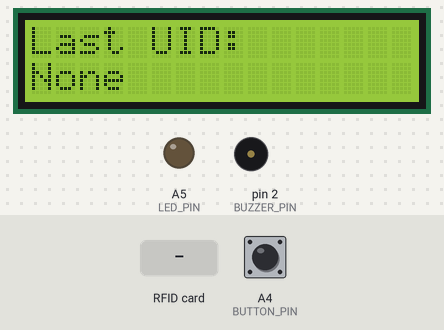
A sketch run on a simulated Arduino Uno, built with avr-gcc and run on an emulated ATmega328P. On the bench: 16×2 character LCD, output pins drawn as LEDs (lit = HIGH), buzzer (waves = sounding). The inputs (shaded band) are chosen by the test bench; at power-on: A4 (BUTTON_PIN) HIGH. Pins used as bus, display or sensor lines are not drawn; what the sketch prints to the serial monitor is not drawn.

Above: at 1.3 s.
1.4 s: RFID card 5E 7A 19 C4 held to the reader
At 3.1 s:
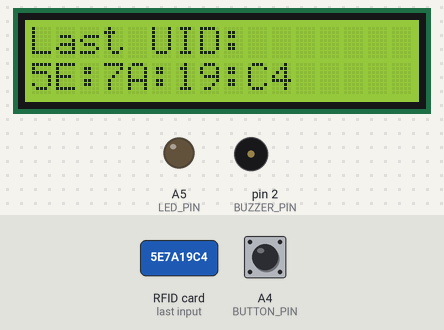
3.5 s: A4 (BUTTON_PIN) pulled LOW for 0.15 s
At 4.2 s:
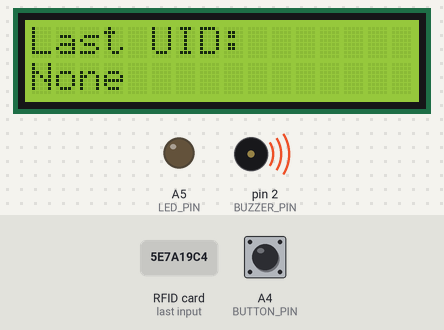
6.6 s: A4 (BUTTON_PIN) pulled LOW for 1 s
10.6 s: A4 (BUTTON_PIN) pulled LOW for 3.2 s
At 15.5 s:
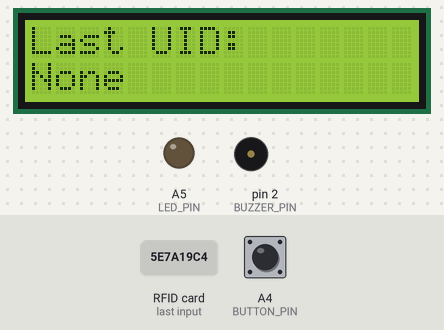
Timing chart, 0 to 16.6 s (numbered marks = the images above; inputs shaded):
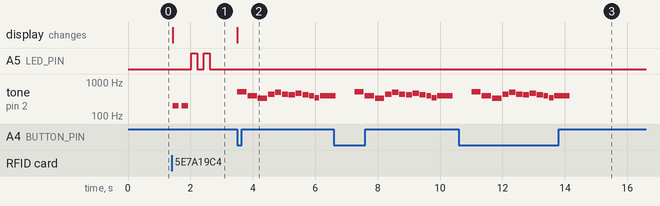

The sketch:

quirky_rfid_scanner.ino
```cpp
// THIS CODE HAS BEEN MAINLY WRITTEN USING CLAUDE SONNET 4.6.
// HUMAN INTERVENTION IS LIMITED TO MINOR CHANGES.

#include <SPI.h>
#include <MFRC522.h>
#include <LiquidCrystal.h>

#define RST_PIN     9
#define SS_PIN      10
#define BUZZER_PIN  2
#define LED_PIN     A5
#define BUTTON_PIN  A4

MFRC522 rfid(SS_PIN, RST_PIN);
LiquidCrystal lcd(3, 8, 4, 5, 6, 7);

#define FREQ_TOKEN  1000
#define FREQ_CARD   500

int scanCount = 0;

// Note
#define NOTE_C4  262
#define NOTE_CS4 277
#define NOTE_D4  294
#define NOTE_DS4 311
#define NOTE_E4  330
#define NOTE_F4  349
#define NOTE_FS4 370
#define NOTE_G4  392
#define NOTE_GS4 415
#define NOTE_A4  440
#define NOTE_AS4 466
#define NOTE_B4  494
#define NOTE_C5  523
#define NOTE_D5  587
#define NOTE_E5  659
#define NOTE_F5  698
#define NOTE_G5  784
#define NOTE_A5  880
#define NOTE_B5  988

void playMarioLose() {
  // Melodia "game over" Super Mario
  tone(BUZZER_PIN, NOTE_C5, 300); delay(330);
  tone(BUZZER_PIN, NOTE_G4, 300); delay(330);
  tone(BUZZER_PIN, NOTE_E4, 300); delay(330);
  tone(BUZZER_PIN, NOTE_A4, 200); delay(220);
  tone(BUZZER_PIN, NOTE_B4, 200); delay(220);
  tone(BUZZER_PIN, NOTE_A4, 200); delay(220);
  tone(BUZZER_PIN, NOTE_GS4, 200); delay(220);
  tone(BUZZER_PIN, NOTE_AS4, 200); delay(220);
  tone(BUZZER_PIN, NOTE_GS4, 200); delay(220);
  tone(BUZZER_PIN, NOTE_G4, 150); delay(170);
  tone(BUZZER_PIN, NOTE_F4, 150); delay(170);
  tone(BUZZER_PIN, NOTE_G4, 500); delay(600);
  noTone(BUZZER_PIN);
}

void playTetris() {
  // Prime note Tetris (Korobeiniki)
  tone(BUZZER_PIN, NOTE_E5, 300); delay(330);
  tone(BUZZER_PIN, NOTE_B4, 150); delay(165);
  tone(BUZZER_PIN, NOTE_C5, 150); delay(165);
  tone(BUZZER_PIN, NOTE_D5, 300); delay(330);
  tone(BUZZER_PIN, NOTE_C5, 150); delay(165);
  tone(BUZZER_PIN, NOTE_B4, 150); delay(165);
  tone(BUZZER_PIN, NOTE_A4, 300); delay(450);
  noTone(BUZZER_PIN);
}

void setup() {
  Serial.begin(9600);
  SPI.begin();
  rfid.PCD_Init();
  pinMode(BUZZER_PIN, OUTPUT);
  pinMode(LED_PIN, OUTPUT);
  pinMode(BUTTON_PIN, INPUT_PULLUP);

  lcd.begin(16, 2);
  lcd.setCursor(0, 0);
  lcd.print("Last UID:");
  lcd.setCursor(0, 1);
  lcd.print("None");

  Serial.println("Scanner is ready");
}

void loop() {
  if (digitalRead(BUTTON_PIN) == LOW) {
    lcd.setCursor(0, 1);
    lcd.print("                ");
    lcd.setCursor(0, 1);
    lcd.print("None");
    scanCount = 0;
    Serial.println("Reset.");
    playMarioLose();
    delay(500);
    return;
  }

  if (!rfid.PICC_IsNewCardPresent() || !rfid.PICC_ReadCardSerial()) {
    return;
  }

  String uid = "";
  for (byte i = 0; i < rfid.uid.size; i++) {
    if (rfid.uid.uidByte[i] < 0x10) uid += "0";
    uid += String(rfid.uid.uidByte[i], HEX);
    if (i < rfid.uid.size - 1) uid += ":";
  }
  uid.toUpperCase();
  Serial.print("UID ");
  Serial.println(uid);

  lcd.setCursor(0, 1);
  lcd.print("                ");
  lcd.setCursor(0, 1);
  lcd.print(uid);

  byte lastByte = rfid.uid.uidByte[rfid.uid.size - 1];
  byte lastNibble = lastByte & 0x0F;

  scanCount++;
  Serial.print("Scans: ");
  Serial.println(scanCount);

  if (scanCount % 10 == 0) {
      playTetris();
      delay(500);
      if (lastNibble == 0x1) {
        tone(BUZZER_PIN, FREQ_TOKEN, 400);
      } else if (lastNibble == 0x2) {
        tone(BUZZER_PIN, FREQ_CARD, 400);
      }
    } else if (lastNibble == 0x1) {
      tone(BUZZER_PIN, FREQ_TOKEN, 400);
    } else if (lastNibble == 0x2) {
      tone(BUZZER_PIN, FREQ_CARD, 400);
    } else {
    Serial.println("Unable to recognize tag.");
    tone(BUZZER_PIN, 200, 200); delay(300);
    tone(BUZZER_PIN, 200, 200); delay(300);
    noTone(BUZZER_PIN);
  }

  digitalWrite(LED_PIN, HIGH);
  delay(200);
  digitalWrite(LED_PIN, LOW);
  delay(200);
  digitalWrite(LED_PIN, HIGH);
  delay(200);
  digitalWrite(LED_PIN, LOW);

  rfid.PICC_HaltA();
  rfid.PCD_StopCrypto1();
}
```

Measured:
- after the input at 1.4 s, A5 (LED_PIN): alternates HIGH for 0.20 s and LOW for 0.20 s, 4 changes in all, then stays LOW, starting after 0.63 s; tone on pin 2 (BUZZER_PIN): alternates 200 Hz for 0.20 s and silent for 0.10 s, 4 changes in all, then stays silent, starting at once; the display: changes at once (image 1)
- after the input at 3.5 s, tone on pin 2 (BUZZER_PIN): plays 523 Hz for 0.30 s, 392 Hz for 0.30 s, 330 Hz for 0.30 s, 440 Hz for 0.20 s, 494 Hz for 0.20 s, 440 Hz for 0.20 s … (12 notes in this stretch), starting at once; the display: changes at once (image 2)
- after the input at 10.6 s, tone on pin 2 (BUZZER_PIN): plays 523 Hz for 0.30 s, 392 Hz for 0.30 s, 330 Hz for 0.30 s, 440 Hz for 0.20 s, 494 Hz for 0.20 s, 440 Hz for 0.20 s … (12 notes in this stretch), starting after 0.41 s
